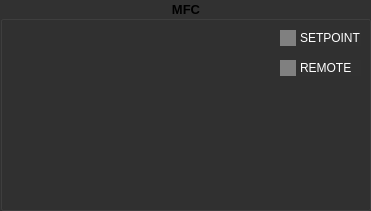
   <widget class="QGroupBox" name="gbMFC">
    <property name="geometry">
     <rect>
      <x>10</x>
      <y>390</y>
      <width>371</width>
      <height>211</height>
     </rect>
    </property>
    <property name="font">
     <font>
      <pointsize>10</pointsize>
      <weight>75</weight>
      <bold>true</bold>
     </font>
    </property>
    <property name="styleSheet">
     <string notr="true">background-color: rgb(49, 49, 49);</string>
    </property>
    <property name="title">
     <string>MFC</string>
    </property>
    <property name="alignment">
     <set>Qt::AlignCenter</set>
    </property>
    <widget class="QLabel" name="lblMFCSetpointLED">
     <property name="geometry">
      <rect>
       <x>280</x>
       <y>30</y>
       <width>16</width>
       <height>16</height>
      </rect>
     </property>
     <property name="styleSheet">
      <string notr="true">background-color:  gray;</string>
     </property>
     <property name="text">
      <string/>
     </property>
    </widget>
    <widget class="QLabel" name="lblMFCSetpoint">
     <property name="geometry">
      <rect>
       <x>300</x>
       <y>30</y>
       <width>61</width>
       <height>16</height>
      </rect>
     </property>
     <property name="styleSheet">
      <string notr="true">color: rgb(255, 255, 255);
font: 75 10pt &quot;MS Shell Dlg 2&quot;;</string>
     </property>
     <property name="text">
      <string>SETPOINT</string>
     </property>
    </widget>
    <widget class="QLabel" name="lblMFCRemote">
     <property name="geometry">
      <rect>
       <x>300</x>
       <y>60</y>
       <width>61</width>
       <height>16</height>
      </rect>
     </property>
     <property name="styleSheet">
      <string notr="true">color: rgb(255, 255, 255);
font: 75 10pt &quot;MS Shell Dlg 2&quot;;</string>
     </property>
     <property name="text">
      <string>REMOTE</string>
     </property>
    </widget>
    <widget class="QLabel" name="lblMFCRemoteLED">
     <property name="geometry">
      <rect>
       <x>280</x>
       <y>60</y>
       <width>16</width>
       <height>16</height>
      </rect>
     </property>
     <property name="styleSheet">
      <string notr="true">background-color:  gray;</string>
     </property>
     <property name="text">
      <string/>
     </property>
    </widget>
   </widget>
